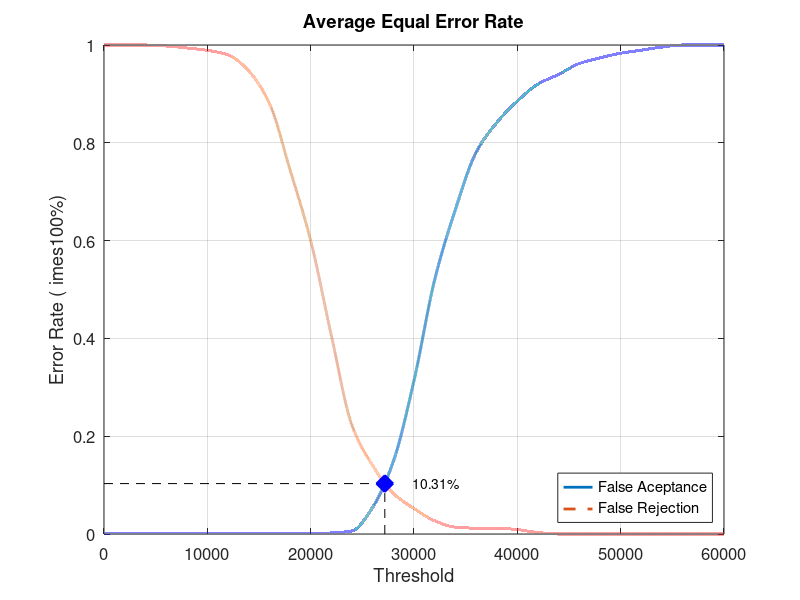
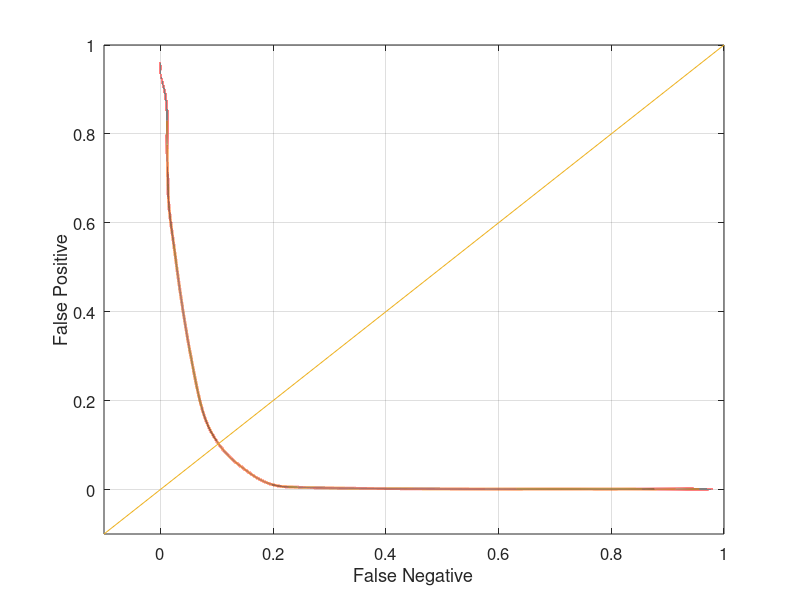

Source code (MATLAB) for these figures, in order:
close all;
clear;
clc;
x = 0:2000:60000;
xq = 0:0.5:60000;

y0 = [0 0.00105263 0.00105263 0.00105263 0.00105263 0.00105263 0.00105263 0.00105263 0.00105263 0.00105263 0.00105263 0.00210526 0.00631579 0.0547368 0.148421 0.313684 0.52 0.663158 0.78 0.841053 0.885263 0.92 0.94 0.962105 0.973684 0.983158 0.989474 0.99579 1 1 1]
yy0 = interp1(x, y0, xq, 'pchip');
y1 = [1 1 1 0.998 0.994 0.989 0.98 0.947 0.881 0.745 0.6 0.406 0.222 0.14 0.083 0.052 0.027 0.014 0.012 0.012 0.009 0.003 0 0 0 0 0 0 0 0 0]
yy1 = interp1(x, y1, xq, 'pchip');

% Calculating EER: 
y2 = abs(y0 - y1);
find(y2 == min(y2))
yy2 = abs(yy0 - yy1);
xEER = find(yy2 == min(yy2));
xEERIndex = xq(xEER) % X-axis EER
yEER = yy0(xEER) % Y-axis EER

main = figure
plot(xq, yy0,'-','LineWidth', 2);	hold on
plot(xq, yy1,'--','LineWidth', 2);	hold on
plot([xEERIndex xEERIndex], [0 yEER], 'k--');	hold on
plot([0 xEERIndex], [yEER yEER], 'k--');	hold on
plot(xEERIndex, yEER, 'bx', 'LineWidth', 10);	hold on
text(xEERIndex + 10 * xEERIndex / 100, yEER, [num2str(round((10000 * yEER)) / 100) '%'])
legend('False Aceptance', 'False Rejection', 'Location', 'SouthEast')
xlabel('Threshold')
ylabel('Error Rate (	imes100%)')
title('Average Equal Error Rate')
set(gca, 'FontSize', 12)
axis([0 60000 0 1])
grid on

print(main, 'Database4AverageMain', '-dpng');
FNRxFPR = figure('Color', [1 1 1]);
plot(yy1, yy0, '-', yy1, yy0, 'LineWidth', 2);
hold on
y = -0.1:0.1:1
plot(y, y); 
set(gca, 'FontSize', 12)
xlabel('False Negative')
ylabel('False Positive')
axis([-0.1 1 -0.1 1])
set(gca, 'FontSize', 12)
grid on

print(FNRxFPR, 'Database4AverageFNRxFPR','-dpng');
